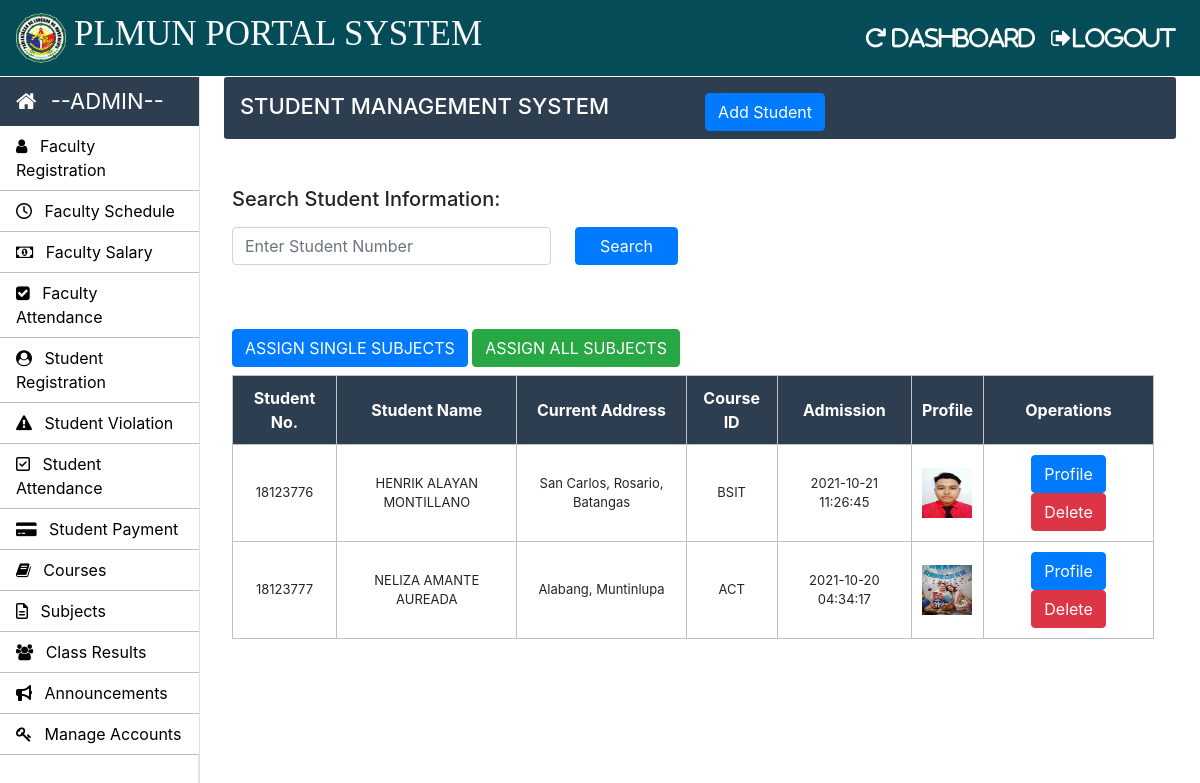
The page /Admin/student.php (signed in) on the database its author committed.
### tables this page shows
CREATE TABLE `student_info` (
  `roll_no` int(50) NOT NULL,
  `first_name` varchar(30) NOT NULL,
  `middle_name` varchar(30) NOT NULL,
  `last_name` varchar(30) NOT NULL,
  `father_name` varchar(30) NOT NULL,
  `email` varchar(200) NOT NULL,
  `mobile_no` varchar(11) NOT NULL,
  `course_code` varchar(11) NOT NULL,
  `profile_image` varchar(100) NOT NULL,
  `prospectus_issued` varchar(10) NOT NULL,
  `prospectus_amount` varchar(10) NOT NULL,
  `applicant_status` varchar(20) NOT NULL,
  `application_status` varchar(20) NOT NULL,
  `dob` varchar(10) NOT NULL,
  `gender` varchar(10) NOT NULL,
  `permanent_address` varchar(150) NOT NULL,
  `current_address` varchar(150) NOT NULL,
  `place_of_birth` varchar(150) NOT NULL,
  `admission_date` timestamp NOT NULL DEFAULT CURRENT_TIMESTAMP ON UPDATE CURRENT_TIMESTAMP
);

### Admin/student.php (the view, shortened to what this page needs)
<?php
		require_once "../connection/connection.php";
	?>
<!doctype html>
<html lang="en">
	<head>
	</head>
	<body>
		<?php include('../common/admin-header.php') ?>
		<?php include('../common/admin-sidebar.php') ?>
		<main role="main" class="col-xl-10 col-lg-9 col-md-8 ml-sm-auto px-md-4 w-100">
			<div class="sub-main">
				<div class="text-center d-flex flex-wrap flex-md-nowrap pt-3 pb-2 mb-3 text-white admin-dashboard pl-3">
					<div class="d-flex">
						<h4 class="mr-5">STUDENT MANAGEMENT SYSTEM </h4>
						<button type="button" class="btn btn-primary ml-5" data-toggle="modal" data-target=".bd-example-modal-lg">Add Student</button>
					</div>
				</div>
				<div class="col-md-2 pt-3 w-100">
				</div>
				<div class="row w-100">
					<div class="col-md-12 ml-2">
						<section class="mt-3">
							<div class="row">
								<div class="col-md-6">
									<form action="search_student.php" method="post">
										<div class="form-group">
											<label for="exampleInputPassword1"><h5>Search Student Information:</h5></label>
											<div class="d-flex">
												<input type="text" name="search" id="search" class="form form-control" placeholder="Enter Student Number">
												<input class="btn btn-primary px-4 ml-4" type="submit" name="btnSearch" value="Search">
											</div>
										</div>
									</form>
								</div>
								<div class="col-md-12 pt-5 mb-2">
									<button type="button" class="btn btn-primary ml-auto" data-toggle="modal" data-target=".bd-example-modal-lg1">ASSIGN SINGLE SUBJECTS</button>
									<a class="btn btn-success" href="asign-single-student-subjects.php"> ASSIGN ALL SUBJECTS</a>
								</div>
							</div>
							<table class="w-100 table-elements mb-5 table-three-tr text-center" cellpadding="10">
								<tr class="table-tr-head table-three text-white">
									<th>Student No.</th>
									<th>Student Name</th>
									<th>Current Address</th>
									<th>Course ID</th>
									<th>Admission</th>
									<th>Profile</th>
									<th colspan="1">Operations</th>
								</tr>
								<?php
								$query="select first_name,middle_name,admission_date,last_name,current_address,roll_no,profile_image,course_code from student_info";
								$run=mysqli_query($con,$query);
								while($row=mysqli_fetch_array($run)) {?>
									<tr>
										<td><?php echo $row["roll_no"] ?></td>
										<td><?php echo $row["first_name"]." ".$row["middle_name"]." ".$row["last_name"] ?></td>
										<td><?php echo $row["current_address"] ?></td>
										<td><?php echo $row["course_code"] ?></td>
										<td><?php echo $row['admission_date']?></td>
										<td><?php  $profile_image= $row["profile_image"] ?>
										<img height='50px' width='50px' src=<?php echo "images/$profile_image"  ?> >
										</td>
										<td width='170'>
											<?php
												echo "<a class='btn btn-primary' href=display-student.php?roll_no=".$row['roll_no'].">Profile</a>
												<a class='btn btn-danger' href=delete-function.php?roll_no=".$row['roll_no'].">Delete</a> "
											?>
										</td>
									</tr>
								<?php }
								?>
							</table>
						</section>
					</div>
				</div>
			</div>
		</main>
	</body>
</html>

### Common/admin-header.php (shortened to what this page needs)
<!doctype html>
<html lang="en">
	<head>
      <link rel="stylesheet" type="text/css" href="../bootstrap/css/bootstrap.min.css">
      <link rel="stylesheet" type="text/css" href="../css/footer.css">
      <link rel="stylesheet" type="text/css" href="../css/style.css">
    <link rel="stylesheet" href="https://stackpath.bootstrapcdn.com/font-awesome/4.7.0/css/font-awesome.min.css">
  </head>
  <body>
    <nav class="navbar navbar-expand-lg navbar-dark header-back sticky-top header-navbar-fonts">
      <a class="navbar-brand d-flex align-items-center">
        <img src="../images/plmun_logo.png" class="logo-image" width="50" height="50">
        <h3 class="text-light text-uppercase ml-2">PLMUN PORTAL SYSTEM</h3>
      </a>
      <div class="collapse navbar-collapse" id="navbarNavDropdown">
        <ul class="navbar-nav ml-auto">
        <li class="nav-item active">
            <a class="nav-link" href="../admin/admin-index.php"><i class="fas fa-redo" aria-hidden="true"> DASHBOARD</i><span class="sr-only">(current)</span></a>
          </li>
          <li class="nav-item active">
            <a class="nav-link" href="../login/logout.php"><i class="fa fa-sign-out text-white" aria-hidden="true">LOGOUT</i><span class="sr-only">(current)</span></a>
          </li>
        </ul>
      </div>
    </nav>

### Common/admin-sidebar.php (shortened to what this page needs)
 <nav id="sidebarMenu" class="">
<div class="col-xl-2 col-lg-3 col-md-4 sidebar position-fixed border-right">
     <div class="sidebar-header">
       <div class="nav-item">
           <a class="nav-link text-white" href="../admin/admin-index.php">
               <i class="fa fa-home mr-2" aria-hidden="true"></i> --ADMIN--
           </a>
       </div>
     </div>
     <ul class="nav flex-column">
       <li class="nav-item">
         <a class="nav-link" href="../admin/Teacher.php">
           <i class="fa fa-user mr-2" aria-hidden="true"></i> Faculty Registration
         </a>
     </li>
       <li class="nav-item">
         <a class="nav-link" href="../admin/time-table-edit.php">
            <i class="fa fa-clock-o mr-2" aria-hidden="true"></i> Faculty Schedule
         </a>
 </li>
   <li class="nav-item">
         <a class="nav-link" href="../admin/teacher-salary.php">
           <i class="fa fa-money mr-2" aria-hidden="true"></i> Faculty Salary
         </a>
       </li>
       <li class="nav-item">
         <a class="nav-link" href="../admin/teacher-attendance.php">
           <i class="fa fa-check-square mr-2" aria-hidden="true"></i> Faculty Attendance
         </a>
       </li>
       <li class="nav-item">
         <a class="nav-link" href="../admin/Student.php">
           <i class="fa fa-user-circle mr-2" aria-hidden="true"></i> Student Registration
         </a>
       </li>
       <li class="nav-item">
         <a class="nav-link" href="../admin/student-violation.php">
           <i class="fa fa-warning mr-2" aria-hidden="true"></i> Student Violation
         </a>
       </li>
       <li class="nav-item">
         <a class="nav-link" href="../admin/student-attendance.php">
           <i class="fa fa-check-square-o mr-2" aria-hidden="true"></i> Student Attendance
         </a>
       </li>
       <li class="nav-item">
         <a class="nav-link" href="../admin/student-fee.php">
           <i class="fa fa-credit-card-alt mr-2" aria-hidden="true"></i> Student Payment
         </a>
       </li>
       <li class="nav-item">
         <a class="nav-link" href="../admin/Courses.php">
           <i class="fa fa-book mr-2" aria-hidden="true"></i> Courses
         </a>
       </li>
       <li class="nav-item">
         <a class="nav-link" href="../admin/subjects.php">
           <i class="fa fa-file-text-o mr-2" aria-hidden="true"></i> Subjects
         </a>
       </li>
       <li class="nav-item">
         <a class="nav-link" href="../admin/class-result.php">
           <i class="fa fa-users mr-2" aria-hidden="true"></i> Class Results
         </a>
       </li>
       <li class="nav-item">
         <a class="nav-link" href="../admin/announcement.php">
           <i class="fas fa-bullhorn mr-2" aria-hidden="true"></i> Announcements
         </a>
       </li>
       <li class="nav-item">
         <a class="nav-link" href="../admin/manage-accounts.php">
           <i class="fa fa-key mr-2" aria-hidden="true"></i> Manage Accounts
         </a>
       </li>
     </ul>
   </div>
 </nav>

### Css/footer.css (style rules this page uses)
.footer-top h2,h3 { color: #fff; }

### Css/style.css (style rules this page uses)
h3 { font-size: 25px; }
h4 { font-size: 22px; }
.header-back { background: rgb(4, 76, 88); }
.header-navbar-fonts { font-family: Cambria, Cochin, Georgia, Times, 'Times New Roman', serif; }
.header-navbar-fonts h3 { font-size: 35px !important; }
.header-navbar-fonts ul li a { font-size: 22px !important; }
.sidebar { padding: 0; margin-top: 1px; height: 100%; box-shadow: inset -1px 0 0 rgba(0, 0, 0, .1); background-color: #fff; }
.sidebar-header { background: #2c3e50; font-size: 22px !important; }
.sidebar ul { background-color: #ffffff; }
.sidebar ul li { border-bottom: 1px solid rgb(192, 190, 190); }
.sidebar ul li a { font-size: 16px !important; color: black; }
.admin-dashboard { margin-top: 1px !important; background: #2c3e50 !important; border-radius: 3px; }
.table-elements tr, td, th { font-size: 13px; border: 1px solid rgb(194, 193, 193); padding-left: 10px !important; }
.table-three { background: #2c3e50 !important; }
.table-tr-head { height: 45px !important; padding: 10px !important; margin-top: 5px !important; }
.table-font-for-transcript td, th { font-size: 16px !important; }

### rows shown on the page
student_info: roll_no "18123776", first_name "HENRIK", middle_name "ALAYAN", last_name "MONTILLANO", current_address "San Carlos, Rosario, Batangas", course_code "BSIT", admission_date "2021-10-21 11:26:45", profile_image (picture)
student_info: roll_no "18123777", first_name "NELIZA", middle_name "AMANTE", last_name "AUREADA", current_address "Alabang, Muntinlupa", course_code "ACT", admission_date "2021-10-20 04:34:17", profile_image (picture)
